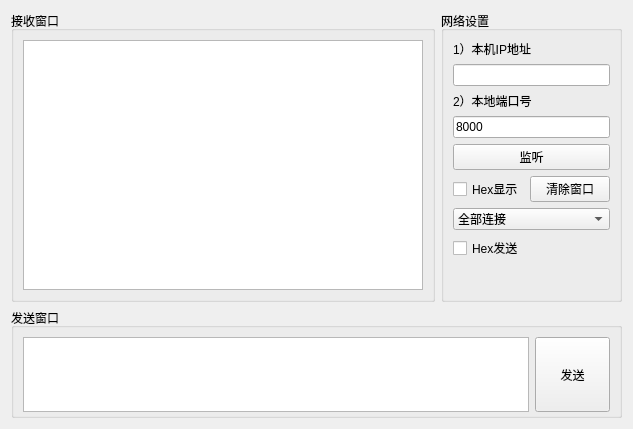
<?xml version="1.0" encoding="UTF-8"?>
<ui version="4.0">
 <class>TCPServer</class>
 <widget class="QWidget" name="TCPServer">
  <property name="geometry">
   <rect>
    <x>0</x>
    <y>0</y>
    <width>628</width>
    <height>416</height>
   </rect>
  </property>
  <property name="windowTitle">
   <string>Form</string>
  </property>
  <layout class="QVBoxLayout" name="verticalLayout_5">
   <item>
    <layout class="QHBoxLayout" name="horizontalLayout_5">
     <item>
      <widget class="QGroupBox" name="groupBox">
       <property name="title">
        <string>接收窗口</string>
       </property>
       <layout class="QHBoxLayout" name="horizontalLayout_6">
        <item>
         <widget class="QTextEdit" name="edtRecv_2">
          <property name="minimumSize">
           <size>
            <width>400</width>
            <height>250</height>
           </size>
          </property>
          <property name="readOnly">
           <bool>true</bool>
          </property>
         </widget>
        </item>
       </layout>
      </widget>
     </item>
     <item>
      <widget class="QGroupBox" name="groupBox_3">
       <property name="sizePolicy">
        <sizepolicy hsizetype="Fixed" vsizetype="Preferred">
         <horstretch>0</horstretch>
         <verstretch>0</verstretch>
        </sizepolicy>
       </property>
       <property name="title">
        <string>网络设置</string>
       </property>
       <layout class="QVBoxLayout" name="verticalLayout_2">
        <item>
         <layout class="QVBoxLayout" name="verticalLayout">
          <item>
           <widget class="QLabel" name="label">
            <property name="text">
             <string>1）本机IP地址</string>
            </property>
           </widget>
          </item>
          <item>
           <widget class="QLineEdit" name="edtIP">
            <property name="text">
             <string/>
            </property>
           </widget>
          </item>
          <item>
           <widget class="QLabel" name="label_2">
            <property name="text">
             <string>2）本地端口号</string>
            </property>
           </widget>
          </item>
          <item>
           <widget class="QLineEdit" name="edtPort">
            <property name="text">
             <string>8000</string>
            </property>
           </widget>
          </item>
          <item>
           <widget class="QPushButton" name="btnConnect">
            <property name="text">
             <string>监听</string>
            </property>
           </widget>
          </item>
          <item>
           <layout class="QHBoxLayout" name="horizontalLayout">
            <item>
             <widget class="QCheckBox" name="ckbHexShow">
              <property name="text">
               <string>Hex显示</string>
              </property>
             </widget>
            </item>
            <item>
             <widget class="QPushButton" name="btnClear">
              <property name="text">
               <string>清除窗口</string>
              </property>
             </widget>
            </item>
           </layout>
          </item>
          <item>
           <widget class="QComboBox" name="cbxConnection">
            <item>
             <property name="text">
              <string>全部连接</string>
             </property>
            </item>
           </widget>
          </item>
          <item>
           <widget class="QCheckBox" name="ckbHexSend">
            <property name="text">
             <string>Hex发送</string>
            </property>
           </widget>
          </item>
          <item>
           <spacer name="verticalSpacer">
            <property name="orientation">
             <enum>Qt::Vertical</enum>
            </property>
            <property name="sizeHint" stdset="0">
             <size>
              <width>20</width>
              <height>40</height>
             </size>
            </property>
           </spacer>
          </item>
         </layout>
        </item>
       </layout>
      </widget>
     </item>
    </layout>
   </item>
   <item>
    <widget class="QGroupBox" name="groupBox_2">
     <property name="sizePolicy">
      <sizepolicy hsizetype="Expanding" vsizetype="Preferred">
       <horstretch>0</horstretch>
       <verstretch>0</verstretch>
      </sizepolicy>
     </property>
     <property name="minimumSize">
      <size>
       <width>610</width>
       <height>110</height>
      </size>
     </property>
     <property name="maximumSize">
      <size>
       <width>16777215</width>
       <height>110</height>
      </size>
     </property>
     <property name="title">
      <string>发送窗口</string>
     </property>
     <layout class="QVBoxLayout" name="verticalLayout_4">
      <item>
       <layout class="QHBoxLayout" name="horizontalLayout_4">
        <item>
         <widget class="QTextEdit" name="edtSend_2">
          <property name="sizePolicy">
           <sizepolicy hsizetype="Expanding" vsizetype="Expanding">
            <horstretch>0</horstretch>
            <verstretch>0</verstretch>
           </sizepolicy>
          </property>
          <property name="minimumSize">
           <size>
            <width>500</width>
            <height>75</height>
           </size>
          </property>
          <property name="maximumSize">
           <size>
            <width>16777215</width>
            <height>75</height>
           </size>
          </property>
         </widget>
        </item>
        <item>
         <widget class="QPushButton" name="btnSend_2">
          <property name="sizePolicy">
           <sizepolicy hsizetype="Fixed" vsizetype="Fixed">
            <horstretch>0</horstretch>
            <verstretch>0</verstretch>
           </sizepolicy>
          </property>
          <property name="minimumSize">
           <size>
            <width>75</width>
            <height>75</height>
           </size>
          </property>
          <property name="maximumSize">
           <size>
            <width>75</width>
            <height>75</height>
           </size>
          </property>
          <property name="text">
           <string>发送</string>
          </property>
         </widget>
        </item>
       </layout>
      </item>
     </layout>
    </widget>
   </item>
  </layout>
 </widget>
 <resources/>
 <connections/>
</ui>
